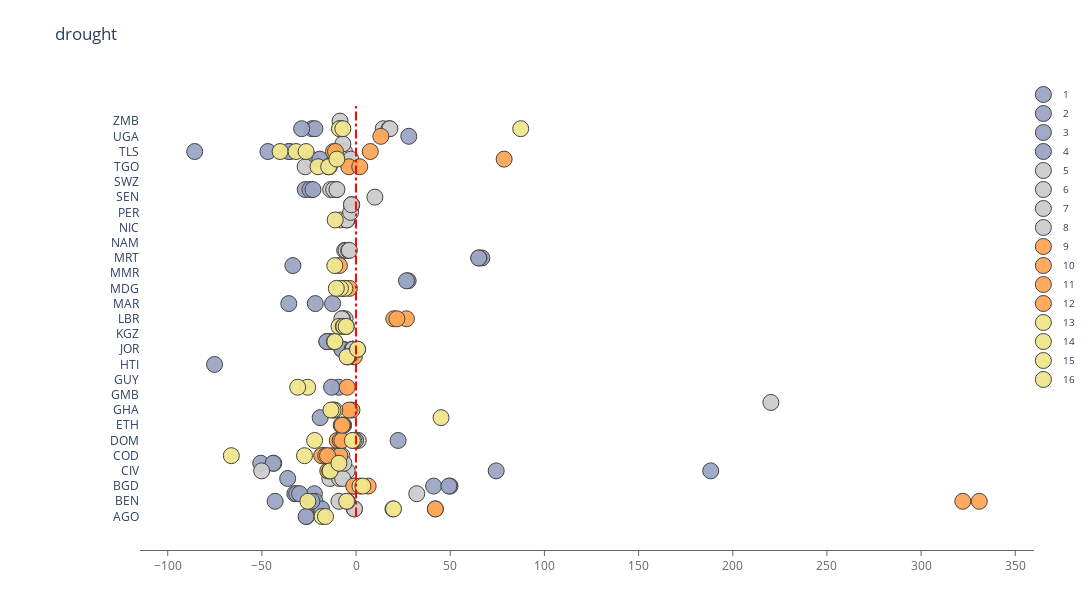
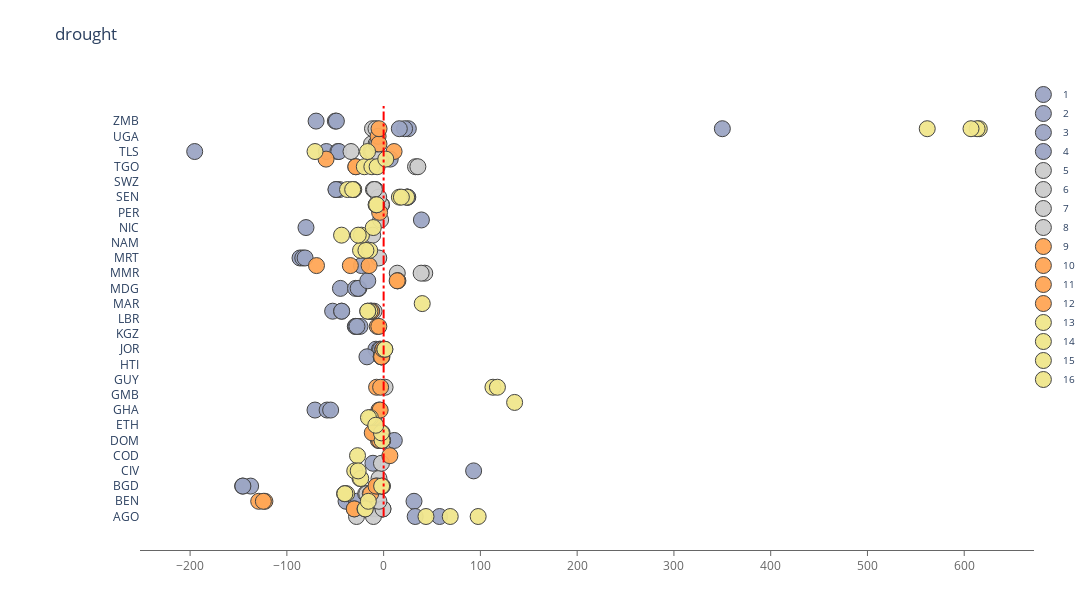
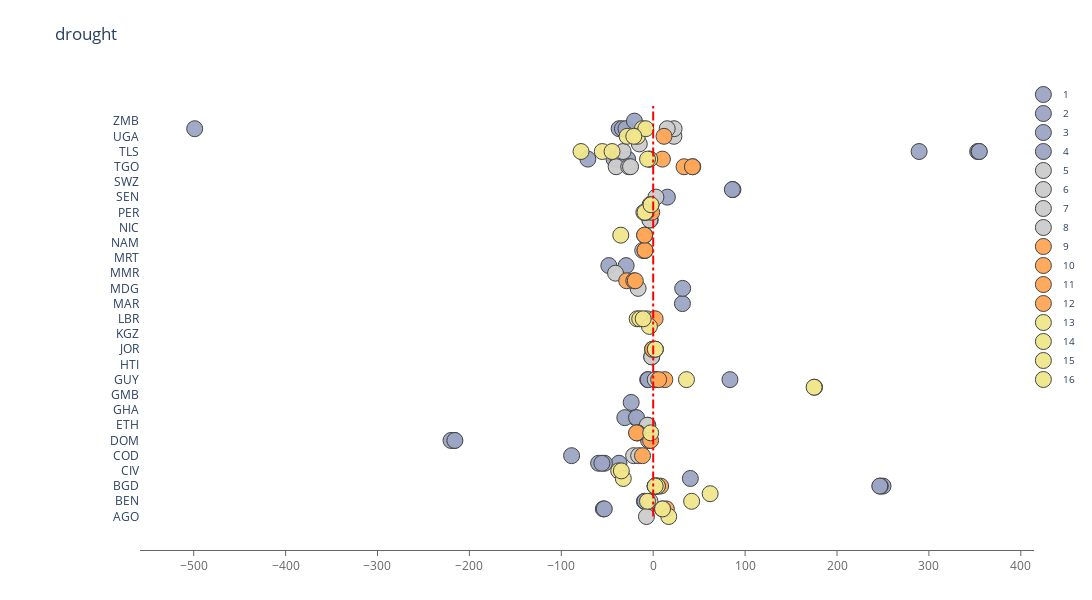
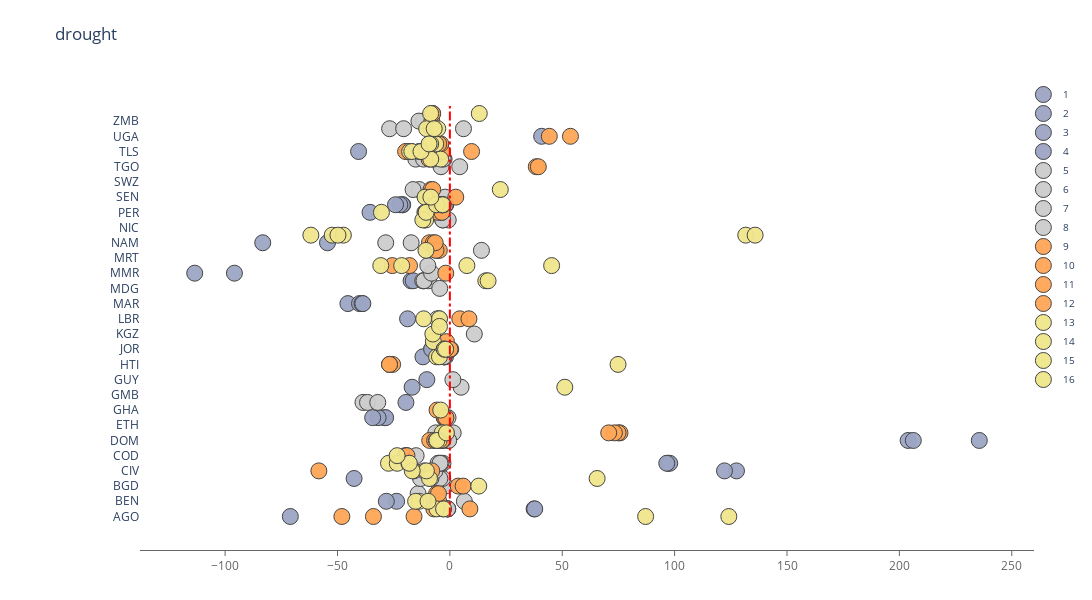

Here is the notebook cell these charts were saved with, in order:
### Code cell
import re
from tqdm import tqdm

folder = r"Z:\Laboral\Working Papers\Paper - Child mortality and Climate Shocks\Outputs\countries"
name = "version 3 drought 2_5 12 months"
version_nam, version_num, drought_nam, drought_num, months_num, months_nam = parse_name(name)

files = os.listdir(folder)
files = [f for f in files if ".tex" in f]
files = select_files(files, name=name)

all_specs = []
for file in tqdm(files):

    filename = rf"{folder}\{file}"
    country = re.search(r"([A-Z]{3})", file).group(0)
    
    df = pd.read_csv(filename,
                    sep='&',
                    header=0,
                    skiprows=4,
                    skipfooter=3,
                    engine='python')

    keywords = "temp|spi|drought|excessiverain|prec" # Regex allowed
    
    # Process data
    df = df.set_index(df.columns[0]) # Set variable names in index
    df = df[df.index != ' '] # Remove standard errors
    df = df[df.index.str.contains(keywords)]
    df.index = df.index.str.strip()
    df.index.name = "variable"
    df = df.reset_index()
    results = {}
    df.columns = [re.sub(r'[^0-9a-zA-Z]+', '', col) for col in df.columns]

    # Format dataframe
    drought_num_str = drought_num.replace("_", r"\_")
    months_num_str = fr"\_{months_num}\_"
    country_specs = df.melt(id_vars=["variable"], var_name="specification", value_name="value")
    country_specs["value"] = process_significance(country_specs.value)    
    country_specs["value"] = make_float(country_specs.value)    
    country_specs["Country"] = country
    country_specs["variable"] = country_specs["variable"].str.replace(months_num_str, " ").str.replace(drought_num_str, drought_num)
    all_specs += [country_specs]
    
all_specs = pd.concat(all_specs)

dot_plot(all_specs, f"drought", "q1")
dot_plot(all_specs, f"drought", "q2")
dot_plot(all_specs, f"drought", "q3")
dot_plot(all_specs, f"drought", "30d")
dot_plot(all_specs, f"drought", "30d3m")
dot_plot(all_specs, f"drought", "3m6m")
dot_plot(all_specs, f"drought", "6m12m")
